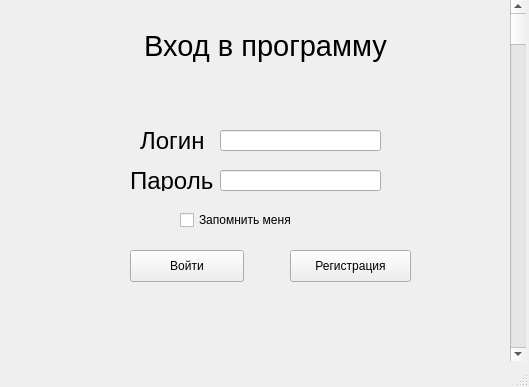
<?xml version="1.0" encoding="UTF-8"?>
<ui version="4.0">
 <class>MainWindow</class>
 <widget class="QMainWindow" name="MainWindow">
  <property name="geometry">
   <rect>
    <x>0</x>
    <y>0</y>
    <width>529</width>
    <height>387</height>
   </rect>
  </property>
  <property name="windowTitle">
   <string>MainWindow</string>
  </property>
  <widget class="QWidget" name="centralwidget">
   <widget class="QLabel" name="label">
    <property name="geometry">
     <rect>
      <x>10</x>
      <y>20</y>
      <width>511</width>
      <height>51</height>
     </rect>
    </property>
    <property name="font">
     <font>
      <pointsize>22</pointsize>
     </font>
    </property>
    <property name="text">
     <string>Вход в программу</string>
    </property>
    <property name="alignment">
     <set>Qt::AlignCenter</set>
    </property>
   </widget>
   <widget class="QLabel" name="label_2">
    <property name="geometry">
     <rect>
      <x>140</x>
      <y>130</y>
      <width>71</width>
      <height>21</height>
     </rect>
    </property>
    <property name="font">
     <font>
      <pointsize>18</pointsize>
     </font>
    </property>
    <property name="text">
     <string>Логин</string>
    </property>
   </widget>
   <widget class="QLabel" name="label_3">
    <property name="geometry">
     <rect>
      <x>130</x>
      <y>170</y>
      <width>91</width>
      <height>21</height>
     </rect>
    </property>
    <property name="font">
     <font>
      <pointsize>18</pointsize>
     </font>
    </property>
    <property name="text">
     <string>Пароль</string>
    </property>
   </widget>
   <widget class="QLineEdit" name="loginEdit">
    <property name="geometry">
     <rect>
      <x>220</x>
      <y>130</y>
      <width>161</width>
      <height>21</height>
     </rect>
    </property>
   </widget>
   <widget class="QLineEdit" name="passEdit">
    <property name="geometry">
     <rect>
      <x>220</x>
      <y>170</y>
      <width>161</width>
      <height>21</height>
     </rect>
    </property>
   </widget>
   <widget class="QCheckBox" name="rememberCheck">
    <property name="geometry">
     <rect>
      <x>180</x>
      <y>210</y>
      <width>141</width>
      <height>20</height>
     </rect>
    </property>
    <property name="text">
     <string>Запомнить меня</string>
    </property>
    <property name="checked">
     <bool>false</bool>
    </property>
   </widget>
   <widget class="QPushButton" name="loginButton">
    <property name="geometry">
     <rect>
      <x>130</x>
      <y>250</y>
      <width>114</width>
      <height>32</height>
     </rect>
    </property>
    <property name="text">
     <string>Войти</string>
    </property>
   </widget>
   <widget class="QPushButton" name="regButton">
    <property name="geometry">
     <rect>
      <x>290</x>
      <y>250</y>
      <width>121</width>
      <height>32</height>
     </rect>
    </property>
    <property name="text">
     <string>Регистрация</string>
    </property>
   </widget>
   <widget class="QLabel" name="errorLabel">
    <property name="geometry">
     <rect>
      <x>10</x>
      <y>80</y>
      <width>511</width>
      <height>31</height>
     </rect>
    </property>
    <property name="font">
     <font>
      <pointsize>14</pointsize>
     </font>
    </property>
    <property name="text">
     <string/>
    </property>
    <property name="alignment">
     <set>Qt::AlignCenter</set>
    </property>
   </widget>
   <widget class="QScrollBar" name="verticalScrollBar">
    <property name="geometry">
     <rect>
      <x>510</x>
      <y>0</y>
      <width>16</width>
      <height>361</height>
     </rect>
    </property>
    <property name="orientation">
     <enum>Qt::Vertical</enum>
    </property>
   </widget>
  </widget>
  <widget class="QMenuBar" name="menubar">
   <property name="geometry">
    <rect>
     <x>0</x>
     <y>0</y>
     <width>529</width>
     <height>21</height>
    </rect>
   </property>
  </widget>
  <widget class="QStatusBar" name="statusbar"/>
 </widget>
 <resources/>
 <connections/>
</ui>
